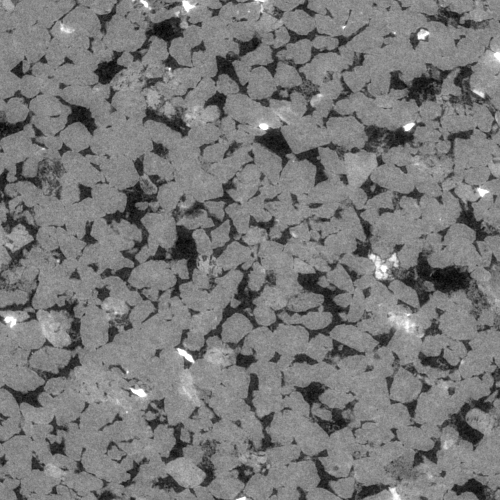
#> input picture berea8bit.tif, 500 x 500 px
$ python 'Task 3_X-ray CT Image Analysis.py'
#> lines starting #> are read from the running program, lines starting #| are printed output that depends on the picture
#Task 3.1

import numpy as np
import matplotlib.pyplot as plt
from skimage import io, filters, morphology, exposure
from skimage.restoration import denoise_nl_means, estimate_sigma
from skimage.util import img_as_float


# 1. IMPORT CT IMAGE


#  CHANGE THIS TO YOUR LOCAL IMAGE PATH
img_path = "berea8bit.tif"    # Example file
img = io.imread(img_path)
#> img is the input picture: shape (500, 500); min 0, max 255, mean 120.5


# 2. ENSURE GRAYSCALE & FLOAT FORMAT


if img.ndim == 3:                 # If RGB image
    img = img[:, :, 0]            # Convert to grayscale

img = img_as_float(img)           # Convert to float for processing

plt.figure(figsize=(6,6))
plt.imshow(img, cmap="gray")
plt.title("Original CT Image (Grayscale)")
plt.axis("off")
plt.tight_layout()
plt.show()


# 3. NOISE REDUCTION (NON-LOCAL MEANS FILTER)


sigma_est = np.mean(estimate_sigma(img, channel_axis=None))
#> sigma_est = 0.0172

img_denoised = denoise_nl_means(
    img,
    h=1.15 * sigma_est,
    fast_mode=True,
    patch_size=5,
    patch_distance=6
)

plt.figure(figsize=(6,6))
plt.imshow(img_denoised, cmap="gray")
plt.title("Denoised CT Image (Non-local Means)")
plt.axis("off")
plt.tight_layout()
plt.show()


# 4. INTENSITY NORMALIZATION (CONTRAST STRETCHING)


p2, p98 = np.percentile(img_denoised, (2, 98))
#> p2 = 0.133; p98 = 0.639
img_normalized = exposure.rescale_intensity(
    img_denoised,
    in_range=(p2, p98)
)
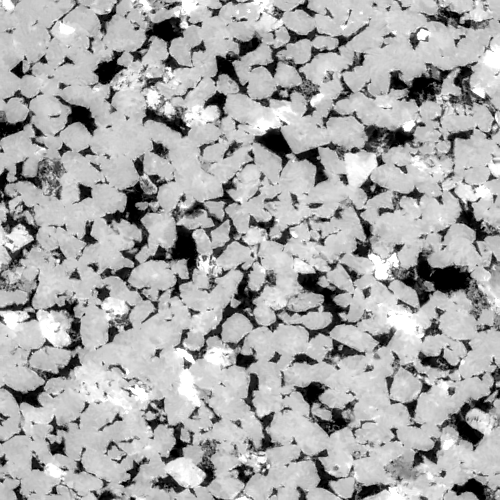
#> img_normalized: shape (500, 500) float64; min 0, max 1, mean 0.668

plt.figure(figsize=(6,6))
plt.imshow(img_normalized, cmap="gray")
plt.title("Normalized CT Image (Contrast Enhanced)")
plt.axis("off")
plt.tight_layout()
plt.show()


# 5. EDGE & SMALL NOISE CLEANUP (MEDIAN + MORPHOLOGY)


img_smooth = filters.median(img_normalized, morphology.disk(2))
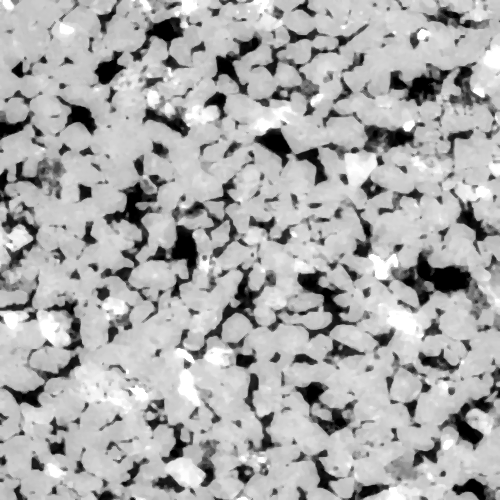
#> img_smooth: shape (500, 500) float64; min 0, max 1, mean 0.673

plt.figure(figsize=(6,6))
plt.imshow(img_smooth, cmap="gray")
plt.title("Smoothed CT Image (Final Preprocessed)")
plt.axis("off")
plt.tight_layout()
plt.show()


# 6. SAVE PREPROCESSED IMAGE FOR TASK 3.2


io.imsave("task3_1_preprocessed_ct.png", img_smooth)

print("\n Task 3.1 Completed Successfully")
print("Preprocessed image saved as: task3_1_preprocessed_ct.png")

#Task 3.2


import numpy as np
import matplotlib.pyplot as plt
from skimage import io, filters, measure, morphology
from skimage.util import img_as_float


# 0. LOAD PREPROCESSED IMAGE FROM TASK 3.1 (RECOMMENDED)


#  Use your preprocessed image from Task 3.1
img_path = "task3_1_preprocessed_ct.png"
#> (the run stopped early here; a loop or call above may not have finished)
